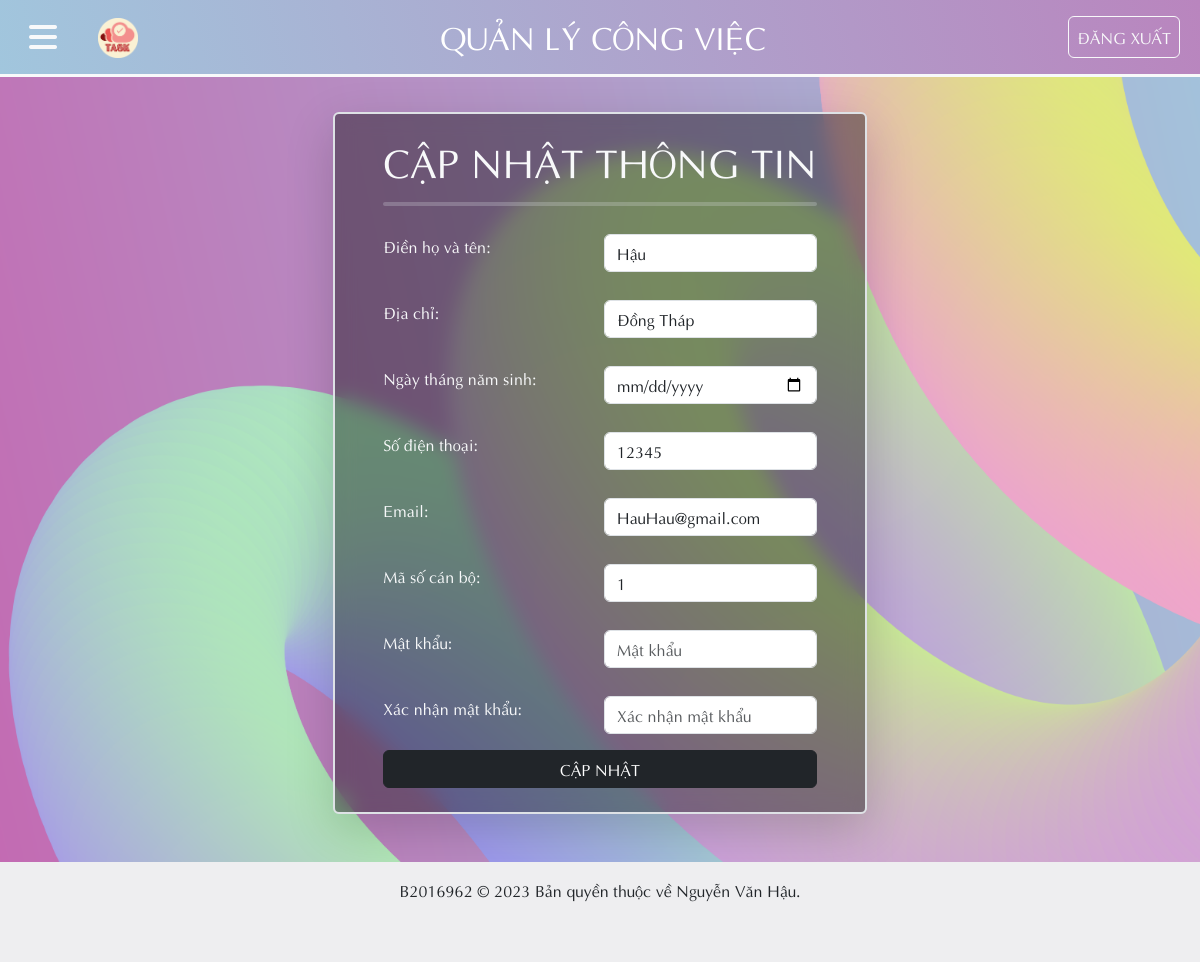
The page /User/nd_tt_capnhat.php?capnhat_nd_ma=1 on the database its author committed.
### tables this page shows
CREATE TABLE `nguoidung` (
  `ND_MA` int(10) NOT NULL,
  `ND_HOTEN` varchar(50) NOT NULL,
  `ND_NGAYSINH` date NOT NULL,
  `ND_DIACHI` varchar(50) NOT NULL,
  `ND_SDT` varchar(10) NOT NULL,
  `ND_EMAIL` varchar(50) NOT NULL,
  `ND_MSCB` int(10) NOT NULL,
  `ND_MATKHAU` varchar(32) NOT NULL
);

### User/nd_tt_capnhat.php (the view, shortened to what this page needs)
<?php
include_once('../condb/condb.php');
$ma = $_GET['capnhat_nd_ma'];
$query_nd = "SELECT * FROM nguoidung WHERE ND_MA='$ma'";
$nguoidung_data = mysqli_query($conn, $query_nd);
$nguoidung = mysqli_fetch_array($nguoidung_data);
?>
<!DOCTYPE html>
<html lang="en">
<head>
    <link href="../styles/style.css?v=<?php echo time(); ?>" rel="stylesheet" type="text/css" />
    <link rel="stylesheet" href="../styles/bootstrap.min.css">
    <link rel="stylesheet" href="https://cdnjs.cloudflare.com/ajax/libs/font-awesome/6.4.2/css/all.min.css">
</head>
<body>
    <header>
        <nav class=" navbar navbar-expand custom_navbar_bg fixed-top border-bottom border-light border-3">
            <button class=" btn mx-3" type="button" data-bs-toggle="offcanvas" data-bs-target="#sidebar_content" aria-controls="sidebar_content">
                <i class="fa-solid fs-2 text-light fa-bars"></i>
            </button>
            <div class="container-fluid">
                <a class="navbar-brand text-white fs-4" href="trangchu.php"><img src="../image/logo.png" style="width: 40px;" class="w3-circle"></a>
                <a class="navbar-brand text-white fs-2"> QUẢN LÝ CÔNG VIỆC </a>
                <a class="btn btn-outline-light px-2 py-2 me-2" href="dangxuat.php" role="button">ĐĂNG XUẤT</a>
            </div>
        </nav>
    </header>
    <main>
        <div class="form_center ">
            <form id="form" name="form" method="POST" onsubmit="return validateForm()" class="form ">
                <div class="navbar_container shadow-lg p-0 mb-5 rounded p-5 py-4 m-2 border border-2">
                    <h1 class="text-light text-center">CẬP NHẬT THÔNG TIN</h1>
                    <hr class="text-dark border border-2 rounded " style="border-top: 4px solid white">
                    <div class="row p-2 my-1 rounded">
                        <div class="col p-1  text-light">
                            <label for="name">Điền họ và tên:</label>
                        </div>
                        <div class="col p-1 ">
                            <input class="form-control" type="text" placeholder="Họ và tên" name="name" id="name" value="<?php echo $nguoidung['ND_HOTEN'];?> ">
                        </div>
                    </div>
                    <div class="row p-2 my-1 rounded">
                        <div class="col p-1   text-light">
                            <label for="diachi">Địa chỉ:</label>
                        </div>
                        <div class="col p-1 ">
                            <input class="form-control" type="text" name="diachi" id="diachi" value="<?php echo $nguoidung['ND_DIACHI'];?> ">
                        </div>
                    </div>
                    <div class="row p-2 my-1 rounded">
                        <div class="col p-1   text-light">
                            <label for="ngaysinh">Ngày tháng năm sinh:</label>
                        </div>
                        <div class="col p-1 ">
                            <input class="form-control" type="date" name="ngaysinh" id="ngaysinh" value="<?php echo $nguoidung['ND_NGAYSINH'];?> ">
                        </div>
                    </div>
                    <div class="row p-2 my-1 rounded">
                        <div class="col p-1  text-light">
                            <label for="sdt">Số điện thoại:</label>
                        </div>
                        <div class="col p-1 ">
                            <input class="form-control" type="tel" name="sdt" id="sdt" value="<?php echo $nguoidung['ND_SDT'];?> ">
                        </div>
                    </div>
                    <div class="row p-2 my-1 rounded">
                        <div class="col p-1  text-light">
                            <label for="email">Email:</label>
                        </div>
                        <div class="col p-1 ">
                            <input class="form-control" type="text" name="email" id="email" value="<?php echo $nguoidung['ND_EMAIL'];?> ">
                        </div>
                    </div>
                    <div class="row p-2 my-1 rounded">
                        <div class="col p-1  text-light">
                            <label for="mscb">Mã số cán bộ:</label>
                        </div>
                        <div class="col p-1  ">
                            <input class="form-control" type="text" name="mscb" id="mscb" value="<?php echo $nguoidung['ND_MSCB'];?> ">
                        </div>
                    </div>
                    <div class="row p-2 my-1 rounded">
                        <div class="col p-1  text-light">
                            <label for="passwd">Mật khẩu:</label>
                        </div>
                        <div class="col p-1 ">
                            <input class="form-control" type="password" placeholder="Mật khẩu" name="passwd" id="passwd">
                        </div>
                    </div>
                    <div class="row p-2 my-1 rounded">
                        <div class="col p-1  text-light">
                            <label for="passwd2">Xác nhận mật khẩu:</label>
                        </div>
                        <div class="col p-1 ">
                            <input class="form-control" type="password" placeholder="Xác nhận mật khẩu" name="passwd2" id="passwd2">
                        </div>
                    </div>
                    <div class="btn_form ">
                        <button style="width:100%" type="submit" class="btn  btn-dark" name="submit">CẬP NHẬT</button>
                    </div>
                </div>
            </form>
        </div>
    </main>
    <footer class="footer_container d-flex justify-content-center p-3 text-dark">
        <p>B2016962 &copy; 2023 Bản quyền thuộc về Nguyễn Văn Hậu.</p>
    </footer>
</body>
</html>

### styles/style.css (style rules this page uses)
* { margin: 0; padding: 0; box-sizing: border-box; font-family: Aptima; }
body { background-image: url(../Image/background.png); background-repeat: no-repeat; background-size: cover; background-attachment: fixed; }
.custom_navbar_bg { background-image: linear-gradient( 75deg, #a1c6dd 0%, #a1c6dd 0%, #b985be 100% ); }
.footer_container { min-height: 100px; background-color: #eeeef0; }
.form_center { display: flex; justify-content: center; }
.btn_form { display: flex; justify-content: center; }
footer { background-color: rgba(225, 225, 225, 0.4); backdrop-filter: blur(10px); height: 80px; }
main { min-height: 620px; margin-top: 80px; padding-top: 24px; }
.navbar_container { background-color: rgba(0, 0, 0, 0.4); backdrop-filter: blur(10px); }

### rows shown on the page
nguoidung: name "Hậu", diachi "Đồng Tháp", sdt "12345", email "HauHau@gmail.com", mscb "1"
